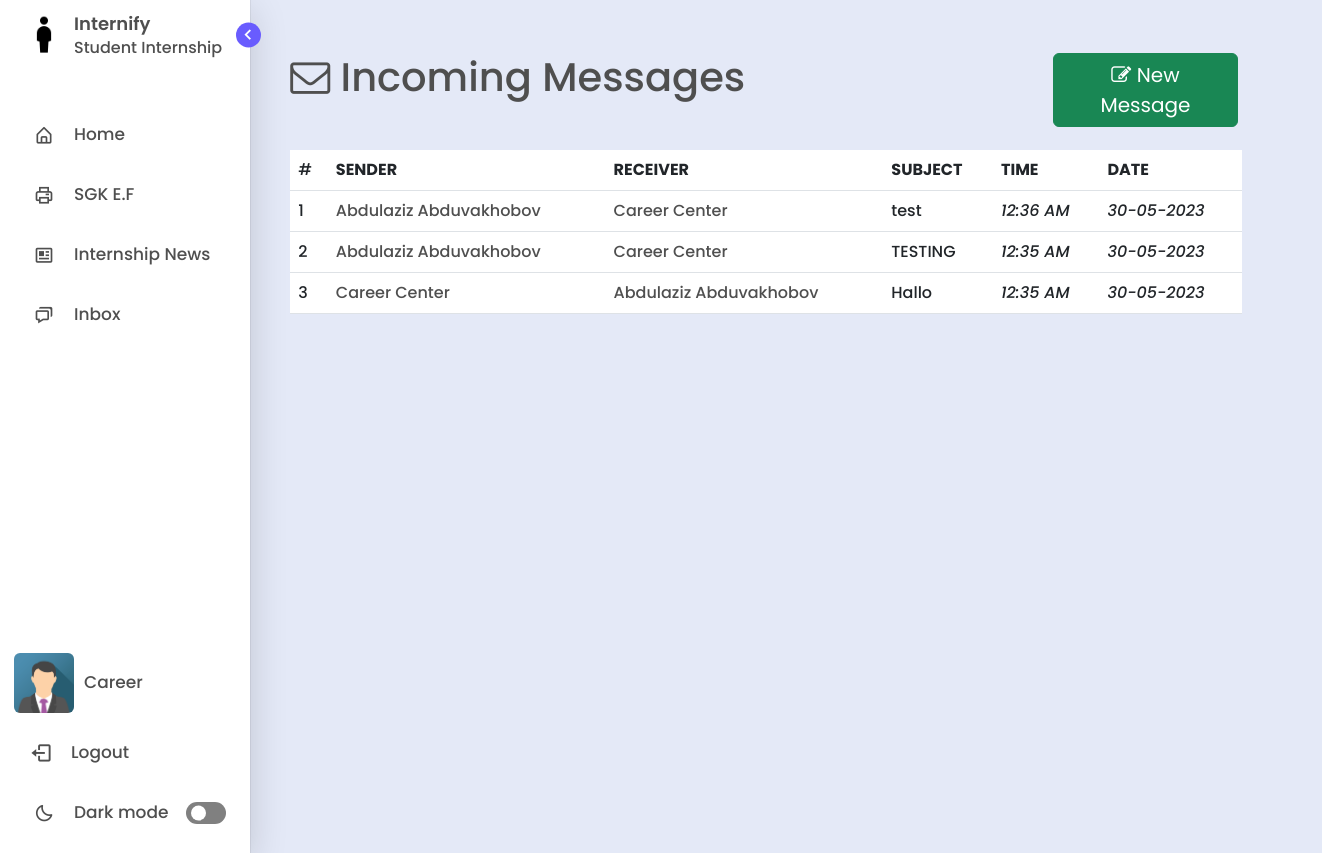
Before: /inbox/ (signed in) with the older database file.
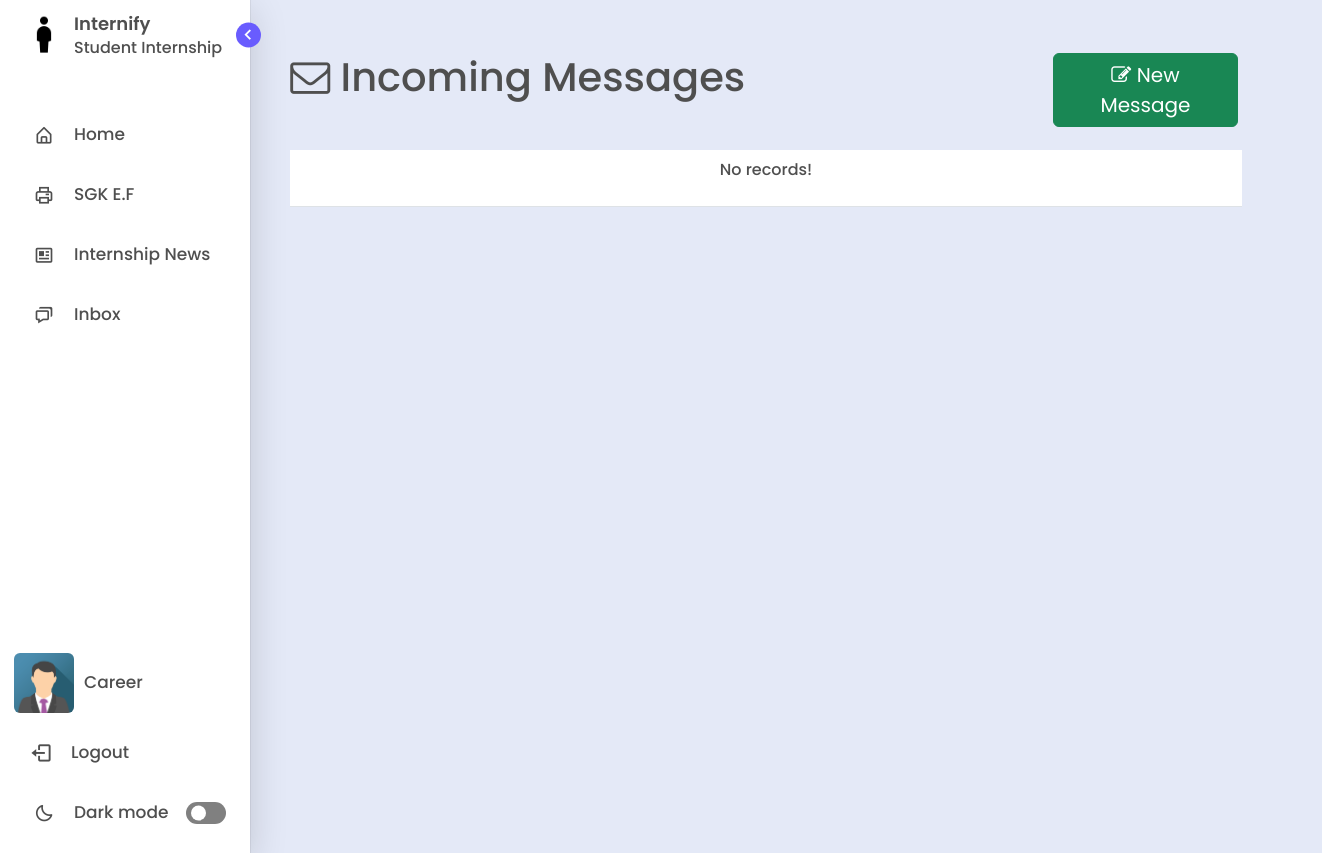
After: the same page with the newer database file.
### management/models.py (models this page shows, shortened)
class BaseAbstractModel(models.Model):
    is_visible = models.BooleanField(default=True, verbose_name='Visibility')
    date_created = models.DateTimeField(auto_now_add=True)
    date_updated = models.DateTimeField(auto_now=True)
    class Meta:
        abstract = True

class Message(BaseAbstractModel):
    title = models.CharField(max_length=255)
    content = models.TextField()
    sender = models.ForeignKey(User, on_delete=CASCADE, related_name='sender')
    receiver = models.ForeignKey(User, on_delete=CASCADE, related_name='receiver')
    parent = models.ForeignKey('self', on_delete=SET_NULL, null=True, related_name='parentnode')
    is_read = models.BooleanField(default=False)
    def get_absolute_url(self):
        return reverse('message', args=[str(self.id)])

class User(AbstractBaseUser, PermissionsMixin):
    GENDER_CHOICES = (
        ('M', 'Male'),
        ('F', 'Female'),
    )
    first_name = models.CharField(max_length=100)
    last_name = models.CharField(max_length=100)
    email = models.EmailField(unique=True)
    gender = models.CharField(max_length=1, choices=GENDER_CHOICES)
    photo = models.ImageField(upload_to='users', null=True, blank=True)
    last_login = models.DateTimeField(auto_now=True)
    is_active = models.BooleanField(default=True)
    is_staff = models.BooleanField(default=False)
    is_superuser = models.BooleanField(default=False)
    objects = CustomUserManager()
    USERNAME_FIELD = 'email'
    REQUIRED_FIELDS = ['first_name', 'last_name', 'gender',  'password']
    def get_full_name(self):
        return f'{self.first_name} {self.last_name}'

### management/views.py (the view, shortened to what this page needs)
# urls.py: path('inbox/', views.inbox, name = "inbox"),
def inbox(request):
	user = request.user
	emails = Message.objects.filter((Q(sender=request.user) | Q(receiver=request.user)) & Q(parent=None)).order_by('-date_created')
	unread_messages = Message.objects.filter(receiver=request.user, is_read=False).count()
	context = {
		'emails': emails,
		'unread_messages': unread_messages
	}
	return render(request, "inbox.html", context)

### templates/inbox.html (shortened to what this page needs)
{% extends "layout.html" %}
{% load static %}
{% block content %}
{% include 'includes/sidebar.html' with unread_messages=unread_messages %}
<div class="home offset-md-1" style="margin-top:4%;">
  <div class="row">
    <div class="col-md-5">
      <h1 class="title text"><i class="fa fa-envelope-o"></i> Incoming Messages</h1>
    </div>
    <div class="col-md-5">
      <a href="{% url 'sendmessage' %}" class="btn btn-success btn-block" style="font-size: 20px; width:40%; float:right;"><i class='fa fa-pencil-square-o'></i> New Message</a>
    </div>
  </div>
  <div class="col-md-10" style="margin-top:2%; max-height: 600px; overflow-y:scroll;">
    <table class="table table-hover mails" style="background-color: var(--primary-color-light);">
      {% if emails.count > 0 %}
      <thead class="text">
        <td>#</td>
        <th>SENDER</th>
        <th>RECEIVER</th>
        <th>SUBJECT</th>
        <th>TIME</th>
		<th>DATE</th>
      </thead>
      <tbody class="text">
        {% for message in emails %}
          <tr>
            <td>{{forloop.counter}}</td>
            <td>
              <a href="{{message.get_absolute_url}}" style="text-decoration: none; color: var(--text-color)">
                {{message.sender.get_full_name}}
              </a>
            </td>
            <td>
              <a href="{{message.get_absolute_url}}" style="text-decoration: none; color: var(--text-color)">
                {{message.receiver.get_full_name}}
              </a>
            </td>
            <td>
				 {{message.title}}
			</td>
            <td class="text-right fst-italic">{{message.date_created|date:"h:i A"}}</td>
			<td class="text-right fst-italic">{{message.date_created|date:"d-m-Y"}}</td>
          </tr>
        {% endfor %}
      </tbody>
      {% else %}
        <th>
          <p class='text-center text'>No records!</p>
        </th>
      {% endif %}
    </table>
  </div>
</div>
{% endblock content %}

### templates/includes/sidebar.html (shortened to what this page needs)
<!DOCTYPE html>
{% load static %}
<html lang="en">
<head>
    <link href='https://unpkg.com/boxicons@2.1.1/css/boxicons.min.css' rel='stylesheet'>
</head>
<body>
    <nav class="sidebar open">
        <header>
            <div class="image-text">
                <span class="image">
                    <a href="/home"><img id="my-image" src="{% static 'assets/img/logo.png' %}" alt=""></a>
                </span>
                <div class="text logo-text">
                    <a href="/home" style="text-decoration: none; color: var(--text-color);"><span class="name">Internify</span></a>
                    <span class="profession">Student Internship</span>
                </div>
            </div>
            <i class='bx bx-chevron-right toggle'></i>
        </header>
        <div class="menu-bar">
            <div class="menu">
                <li class="nav-link">
                    <a href="{% url 'index' %}">
                        <i class='bx bx-home-alt icon' ></i>
                        <span class="text nav-text">Home</span>
                    </a>
                </li>
                {% for group in request.user.groups.all %}
                    {% if group.name == 'Staff' %}
                        <li class="nav-link">
                            <a href="/sgk-ef">
                                <i class='bx bx-printer icon' ></i>
                                <span class="text nav-text">SGK E.F</span>
                            </a>
                        </li>
                        <li class="nav-link">
                            <a href="/internship-opportunities">
                              <i class='bx bx-news icon' ></i>
                              <span class="text nav-text">Internship News</span>
                            </a>
                        </li>
                    {% endif %}
                {% endfor %}
                <li class="nav-link">
                    <a href="{% url 'inbox' %}"  class="position-relative">
                        <i class='bx bx-chat icon' ></i>
                        <span class="text nav-text">Inbox
						</span>
                    </a>
                </li>
            </div>
            <div class="bottom-content">
                <li class="nav-link">
                    <a href="/profile">
                        <img src="
                                {% if request.user.photo%}
                                    {{ request.user.photo.url }}
                                {% elif request.user.gender == 'M' %}
                                    {% static 'assets/img/avatars/male_avatar.png' %}
                                {% else %}
                                    {% static 'assets/img/avatars/female_avatar.png' %}
                                {% endif %}
                                "
                                alt="user-avatar"
                            class="d-block rounded" height="60" width="60" id="uploadedAvatar" />
                        <span class="text nav-text" style="margin-left:10px;"> {{user.first_name}}</span>
                    </a>
                </li>
                <li class="nav-link">
                    <a href="/logout">
                        <i class='bx bx-log-out icon' style="font-size:23px; margin-left:-3px;"></i>
                        <span class="text nav-text">Logout</span>
                    </a>
                </li>
                <li class="mode">
                    <div class="sun-moon">
                        <i class='bx bx-moon icon moon'></i>
                    </div>
                    <span class="mode-text text">Dark mode</span>
                    <div class="toggle-switch">
                        <span class="switch"></span>
                    </div>
                </li>
            </div>
        </div>
    </nav>
</body>
</html>

Changed rows visible on the page:
removed Message: sender.get_full_name "Abdulaziz Abduvakhobov", receiver.get_full_name "Career Center", title "test", date_created "12:36 AM", date_created "30-05-2023"
removed Message: sender.get_full_name "Abdulaziz Abduvakhobov", receiver.get_full_name "Career Center", title "TESTING", date_created "12:35 AM", date_created "30-05-2023"
removed Message: sender.get_full_name "Career Center", receiver.get_full_name "Abdulaziz Abduvakhobov", title "Hallo", date_created "12:35 AM", date_created "30-05-2023"
Other visible differences:
text no longer shown: "# SENDER RECEIVER SUBJECT TIME DATE"
text now shown: "No records!"
